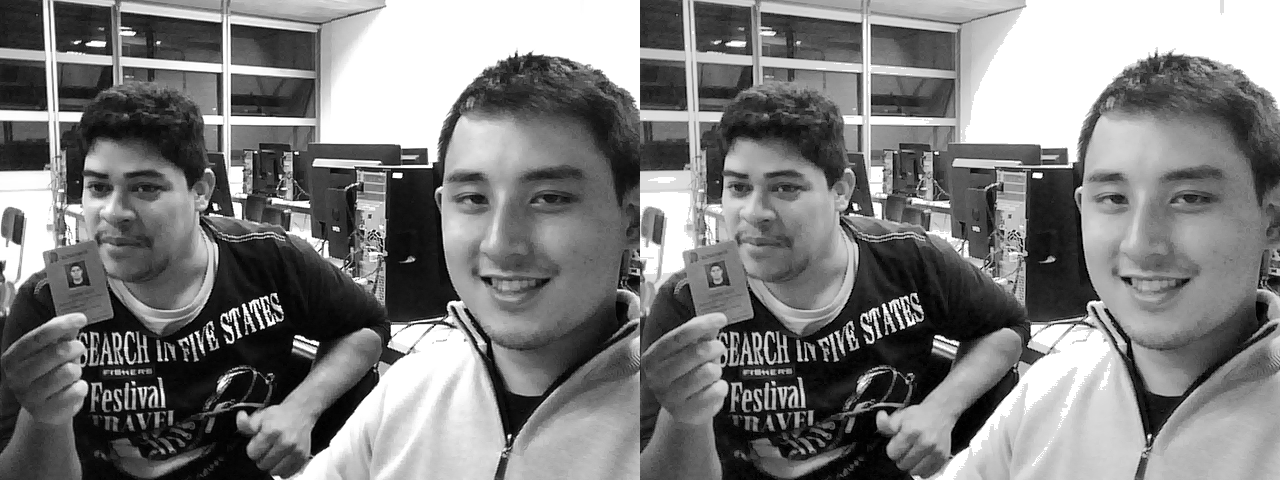
#> input picture assets/relatorio_4/fotos/normal_and_equalizer.png, 1280 x 480 px, found by its file name
$ python Ex3_binarization.py
#> lines starting #> are read from the running program, lines starting #| are printed output that depends on the picture; after the words box and inside, x2 and y2 are one past the last pixel; in counts of white or black regions, pixels touching at a corner belong together
import numpy as np
import cv2 as cv
from matplotlib import pyplot as plt

img = cv.imread('normal_and_equalizer.png', cv.IMREAD_GRAYSCALE)
#> img is the input picture: shape (480, 1280); min 0, max 255, mean 124.5
assert img is not None, "file could not be read, check with os.path.exists()"
ret,thresh1 = cv.threshold(img,127,255,cv.THRESH_BINARY)
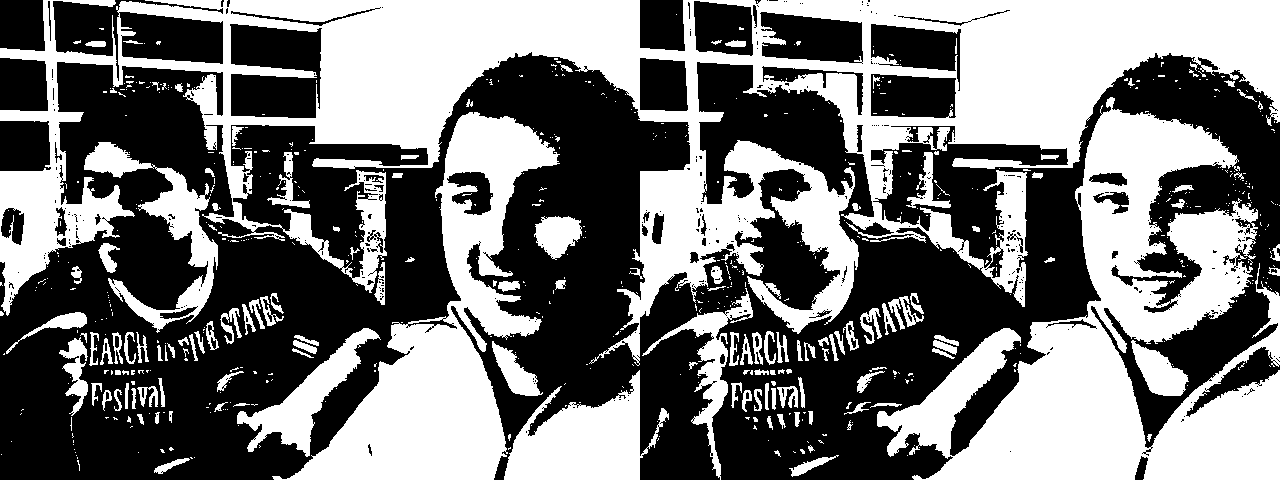
#> thresh1: shape (480, 1280); 45.7% white; 673 white regions (535 under 20 px), largest, box (x1, y1, x2, y2) and area: (0, 0, 1280, 366) 137530, (877, 97, 1280, 480) 63886, (272, 112, 560, 480) 34216
ret,thresh2 = cv.threshold(img,127,255,cv.THRESH_BINARY_INV)
#ret,thresh3 = cv.threshold(img,127,255,cv.THRESH_TRUNC)
#ret,thresh4 = cv.threshold(img,127,255,cv.THRESH_TOZERO)
#ret,thresh5 = cv.threshold(img,127,255,cv.THRESH_TOZERO_INV)
titles = ['Original Image','BINARY', 'BINARY_INV']  #,'TRUNC','TOZERO','TOZERO_INV']
images = [img, thresh1, thresh2]                    #, thresh3, thresh4, thresh5]
for i in range(3):
    plt.subplot(2,3,i+1),plt.imshow(images[i],'gray',vmin=0,vmax=255)
    plt.title(titles[i])
    plt.xticks([]),plt.yticks([])


plt.show()
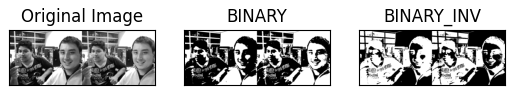
#> figure drawn by matplotlib, 3 panels

$ run again, with assets/relatorio_4/fotos/chico_foto_histogram.png copied over assets/relatorio_4/fotos/normal_and_equalizer.png
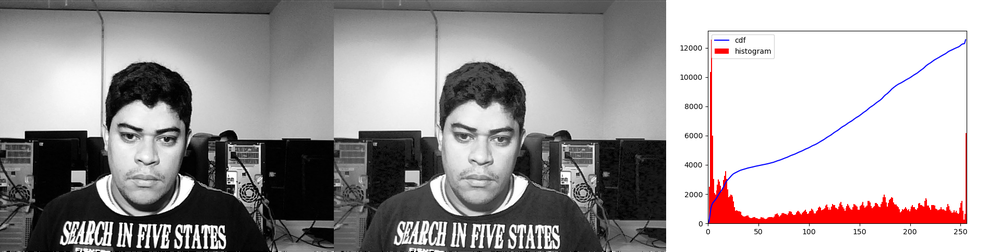
#> input picture assets/relatorio_4/fotos/chico_foto_histogram.png, 1000 x 252 px, shrunk from 1917 x 483 before the run, found by its file name
#> `ret,thresh1 = cv.threshold(img,127,255,cv.THRESH_BINARY)`:
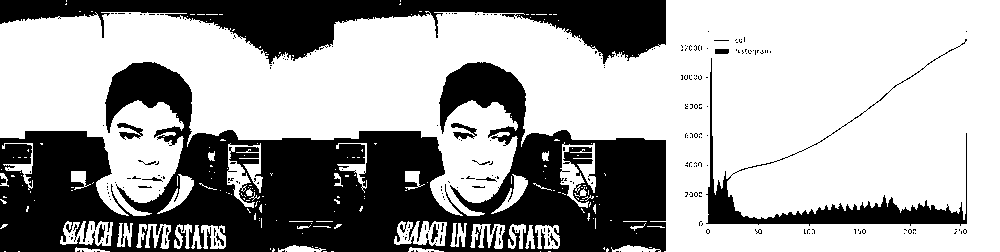
#> thresh1: shape (252, 1000); 64.6% white; 259 black regions (242 under 20 px), largest, box (x1, y1, x2, y2) and area: (0, 62, 666, 252) 64543, (0, 0, 666, 64) 18073, (706, 39, 967, 226) 4906
#> `plt.show()`:
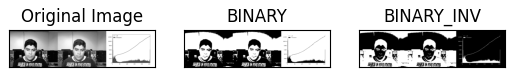
#> figure drawn by matplotlib, 3 panels

$ run again, with assets/relatorio_4/fotos/leo_foto_histogram.png copied over assets/relatorio_4/fotos/normal_and_equalizer.png
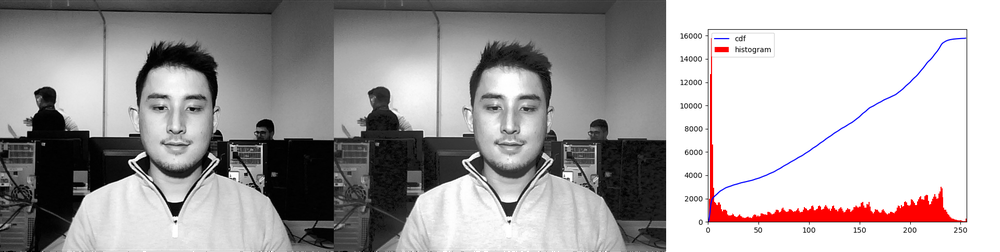
#> input picture assets/relatorio_4/fotos/leo_foto_histogram.png, 1000 x 252 px, shrunk from 1917 x 483 before the run, found by its file name
#> `ret,thresh1 = cv.threshold(img,127,255,cv.THRESH_BINARY)`:
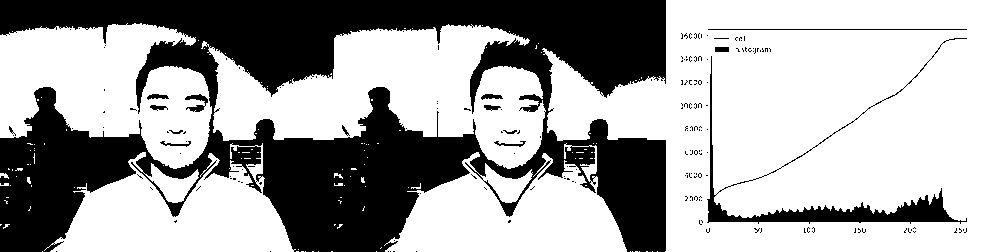
#> thresh1: shape (252, 1000); 65.2% white; 183 black regions (168 under 20 px), largest, box (x1, y1, x2, y2) and area: (0, 0, 666, 252) 82020, (707, 38, 967, 224) 3869, (708, 29, 967, 30) 259
#> `plt.show()`:
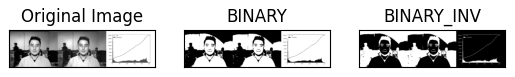
#> figure drawn by matplotlib, 3 panels
